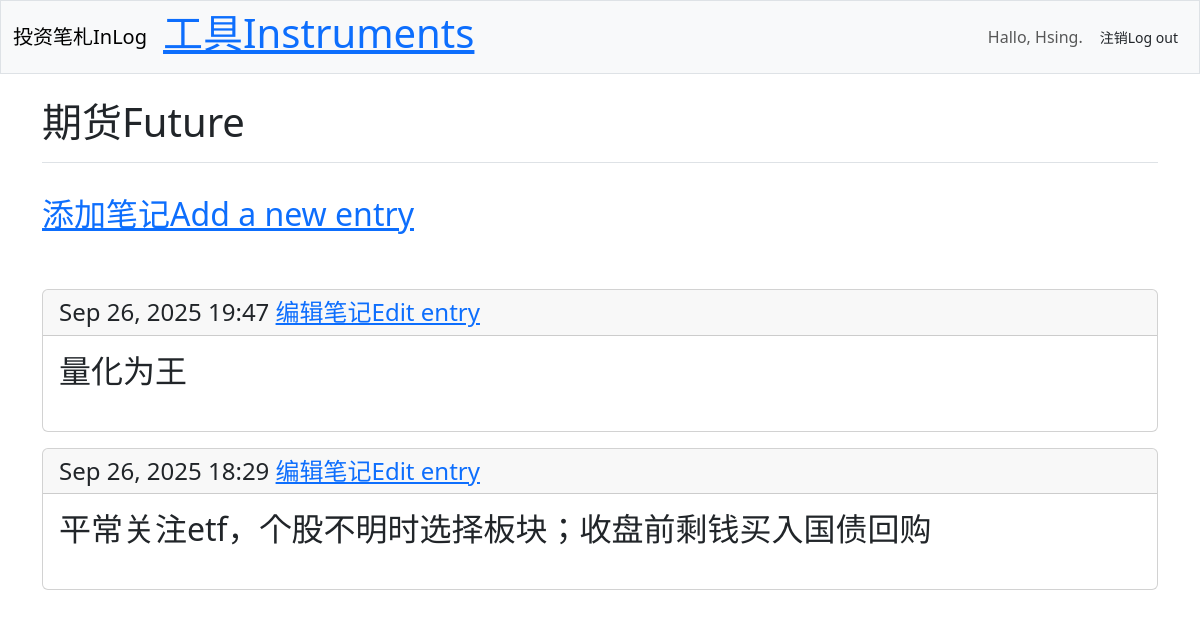
The app's page /instruments/2/ (signed in) with its own data.
### investing_logs/models.py (models this page shows, shortened)
class Instrument(models.Model):
    text = models.CharField(max_length=200)
    date_added = models.DateTimeField(auto_now_add=True)
    owner = models.ForeignKey(User, on_delete=models.CASCADE)

class Entry(models.Model):
    instrument = models.ForeignKey(Instrument, on_delete=models.CASCADE)
    text = models.TextField()
    date_added = models.DateTimeField(auto_now_add=True)
    class Meta:
        verbose_name_plural = 'entries'

### investing_logs/views.py (the view)
# urls.py: path('instruments/<int:instrument_id>/', views.instrument, name='instrument'),
@login_required
def instrument(request, instrument_id):
    instrument = Instrument.objects.get(id=instrument_id)
    if instrument.owner != request.user:
        raise Http404
    entries = instrument.entry_set.order_by('-date_added')
    context = {'instrument': instrument, 'entries': entries}
    return render(request, 'investing_logs/instrument.html',context)

### investing_logs/templates/investing_logs/instrument.html (shortened to what this page needs)
<!DOCTYPE html>
<html lang="en">
<head>
</head>
<body>
  {% extends 'investing_logs/base.html' %}
  {% block page_header %}
    <h1>{{ instrument.text }}</h1>
  {% endblock page_header %}
  {% block content %}
    <br>
    <H2><a href="{% url 'investing_logs:new_entry' instrument.id %}">添加笔记Add a new entry</a></H2>
    <br>
    <br>
    {% for entry in entries %}
      <div class="card mb-3">
        <h4 class="card-header">
          {{ entry.date_added|date:'M d, Y H:i' }}
           <a href="{% url 'investing_logs:edit_entry' entry.id %}">编辑笔记Edit entry</a>
        </h4>
        <h2><div class="card-body">{{ entry.text|linebreaks }}</div></h2>
      </div>
    {% empty %}
      <p>There are no entries for this topic yet.</p>
    {% endfor %}
  {% endblock content %}

### investing_logs/templates/investing_logs/base.html (shortened to what this page needs)
<!doctype html>
<html lang="zh-CN">
<head>
  {% load django_bootstrap5 %}
  {% bootstrap_css %}
</head>
<body>
  <nav class="navbar navbar-expand-md navbar-light bg-light mb-4 border">
    <div class="container-fluid">
      <a class="navbar-brand" href="{% url 'investing_logs:index' %}">投资笔札InLog</a>
      <div class="collapse navbar-collapse" id="navbarCollapse">
        <ul class="navbar-nav me-auto mb-2 mb-md-0">
          <li class="nav-item">
            <H1><a href="{% url 'investing_logs:instruments' %}">工具Instruments</a></H1> </li>
        </ul>
        <ul class="navbar-nav ms-auto mb-2 mb-md-0">
          {% if user.is_authenticated %}
          <li class="nav-item">
            <span class="navbar-text me-2">Hallo, {{user.username }}.
            </span>
          </li>
          {% endif %}
        </ul>
        {% if user.is_authenticated %}
          <form action="{% url 'accounts:logout' %}" method='post'>
            <button name='submit' class='btn btn-outlinesecondary btn-sm'>
注销Log out</button>
          </form>
        {% endif %}
      </div>
    </div>
  </nav>
  <main class="container">
    <div class="pb-2 mb-2 border-bottom">
{% block page_header %}{% endblock page_header %}
    </div>
    <div>
      {% block content %}{% endblock content %}
    </div>
  </main>
</body>
</html>

### records on screen
Instrument: text "期货Future"
Entry: date_added "Sep 26, 2025 19:47", text "量化为王"
Entry: date_added "Sep 26, 2025 18:29", text "平常关注etf，个股不明时选择板块；收盘前剩钱买入国债回购"

### other values on screen
{{ user.username }} "Hsing"
